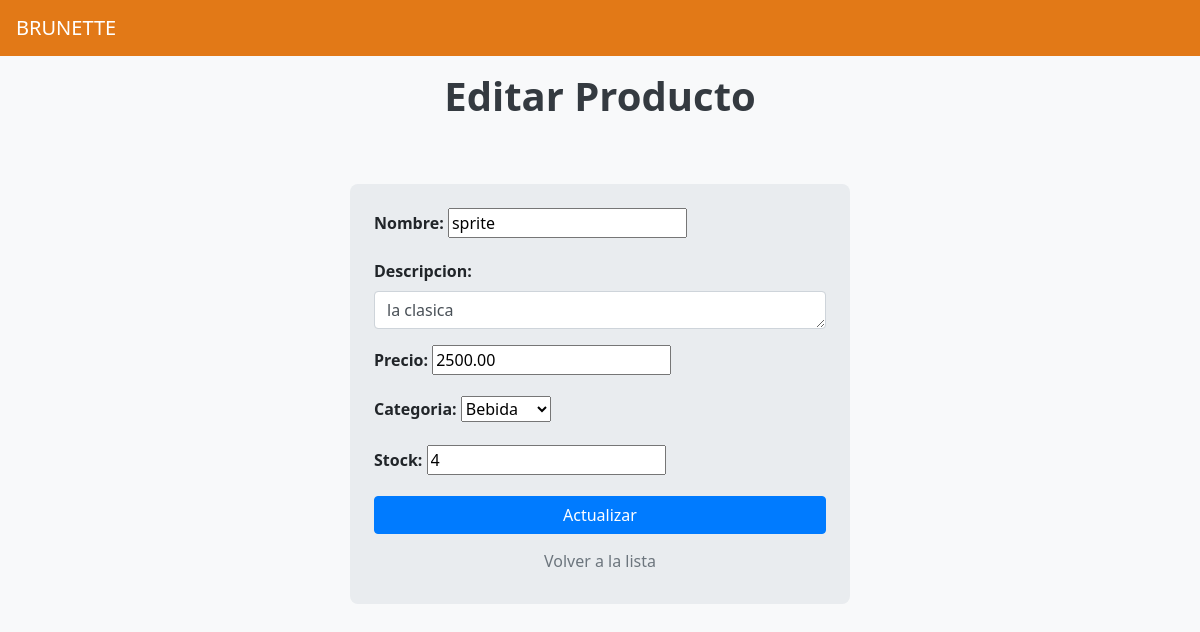
Screenshot of /productos/editar/14/ with the database file from the repository.
### productos/models.py (models this page shows, shortened)
class Producto(models.Model):
    nombre = models.CharField(max_length=200)
    descripcion = models.TextField()
    precio = models.DecimalField(max_digits=10, decimal_places=2)
    categoria = models.ForeignKey(Categoria, on_delete=models.CASCADE)
    stock = models.PositiveIntegerField()
    is_active = models.BooleanField(default=True)  # Borrado lógico

### productos/views.py (the view)
# urls.py: path('editar/<int:pk>/', views.editar_producto, name='editar_producto'),
def editar_producto(request, pk):
    producto = get_object_or_404(Producto, pk=pk)
    if request.method == 'POST':
        form = ProductoForm(request.POST, instance=producto)
        if form.is_valid():
            form.save()
            return redirect('productos:lista_productos')
    else:
        form = ProductoForm(instance=producto)
    return render(request, 'productos/editar_producto.html', {'form': form})

### productos/forms.py
class ProductoForm(forms.ModelForm):
    class Meta:
        model = Producto
        fields = ['nombre', 'descripcion', 'precio', 'categoria', 'stock']

### productos/models.py (called while the page is built)
    def __str__(self):
        return self.nombre

### productos/templates/productos/editar_producto.html (shortened to what this page needs)
<!DOCTYPE html>
<html lang="es">
<head>
    <link rel="stylesheet" href="https://stackpath.bootstrapcdn.com/bootstrap/4.5.2/css/bootstrap.min.css">
    {% load static %}
    <link rel="stylesheet" href="{% static 'productos/css/estilos.css' %}">
</head>
<body>
    <nav class="navbar navbar-expand-lg navbar-dark" style="background-color: #e27917;">
        <a class="navbar-brand" href="{% url 'usuarios:menu_principal' %}">BRUNETTE</a>
    </nav>
    <div class="container mt-3 contenido-centrado">
        <header class="mb-4 text-center">
            <h1 class="font-weight-bold">Editar Producto</h1>
        </header>
        <div class="mx-auto p-4" id="formulario-contenedor" style="max-width: 500px;">
            <form method="POST" enctype="multipart/form-data">
                {% for field in form %}
                <div class="form-group">
                    {{ field.label_tag }}
                    {% if field.name == "descripcion" %}
                    <textarea class="form-control" name="descripcion" rows="1">{{ field.value }}</textarea>
                    {% else %}
                    {{ field }}
                    {% endif %}
                </div>
                {% endfor %}
                <button type="submit" class="btn btn-primary btn-block">Actualizar</button>
                <a href="{% url 'productos:lista_productos' %}" class="btn btn-link btn-block">Volver a la lista</a>
            </form>
        </div>
    </div>
</body>
</html>

### productos/static/productos/css/estilos.css (style rules this page uses)
body { background-color: #f8f9fa; color: #212529; font-family: 'Segoe UI', Tahoma, Geneva, Verdana, sans-serif; }
h1 { color: #343a40; }
.form-group label { font-weight: bold; }
.form-control { border-radius: 0.25rem; }
.btn-primary { background-color: #007bff; border-color: #007bff; }
.btn-link { color: #6c757d; }
textarea.form-control { height: calc(1.5em + .75rem + 2px); padding-top: .375rem; padding-bottom: .375rem; }
#formulario-contenedor { background-color: #e9ecef; border-radius: .5rem; padding: 20px; }
.contenido-centrado { margin-top: 1rem; }

### rows the page displays
Producto: form "sprite" "2500.00" "Bebida" "4", descripcion "la clasica"

### other values shown
{{ field.label_tag }} "Nombre:" "Descripcion:" "Precio:" "Categoria:" "Stock:"
